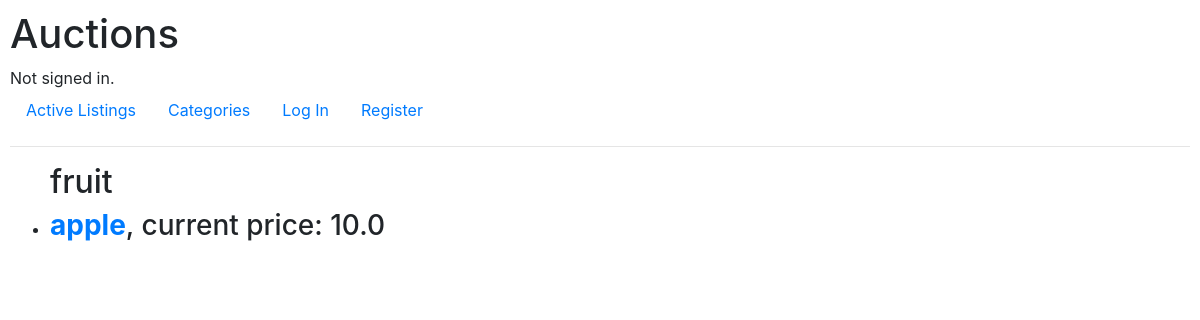
The page /categories/3 on the database its author committed.
### auctions/models.py (models this page shows)
class Category(models.Model):
    name = models.CharField(max_length=64)

class Listing(models.Model):
    creator = models.ForeignKey('User', on_delete=models.CASCADE, related_name="listings", null=True)
    title = models.CharField(max_length=128)
    description = models.TextField(max_length=1000)
    current_bid = models.OneToOneField('Bid', on_delete=models.CASCADE, related_name="listing", null=True)
    active = models.BooleanField(default=True)
    image_url = models.URLField(default=None)  # should this be a FilePathField ?
    category = models.ForeignKey('Category', on_delete=models.CASCADE, related_name="items", null=True)
    winner = models.ForeignKey('User', on_delete=models.DO_NOTHING, related_name="winner", null=True, default=None)

class Bid(models.Model):
    user = models.ForeignKey(User, on_delete=models.CASCADE, related_name="bids")
    amount = models.FloatField()
    related_listing = models.ForeignKey(Listing, on_delete=models.CASCADE, related_name="bid", null=True)

### auctions/views.py (the view)
# urls.py: path("categories/<int:category_id>", views.all_items_in_category, name="all_items_in_category"),
def all_items_in_category(request, category_id):
    category = Category.objects.get(id=category_id)
    name = category.name
    items = category.items.all()
    return render(request, "auctions/all_items_in_category.html", {"items":items, "name":name})

### auctions/templates/auctions/all_items_in_category.html
{% extends "auctions/layout.html" %}
{% block body %}
    <ul>
        <h2> {{name}} </h2>
        {% for item in items%}
        <li>
            <h3><a href="../listings/{{item.id}}"><strong>{{ item.title }}</strong></a>, current price: {{item.current_bid.amount}}</h3>
        </li>
        {% endfor %}
    </ul>
{% endblock %}

### auctions/static/auctions/styles.css (style rules this page uses)
body { padding: 10px; }

### rows shown on the page
Category: name "fruit"
Listing: title "apple", current_bid.amount "10.0"
